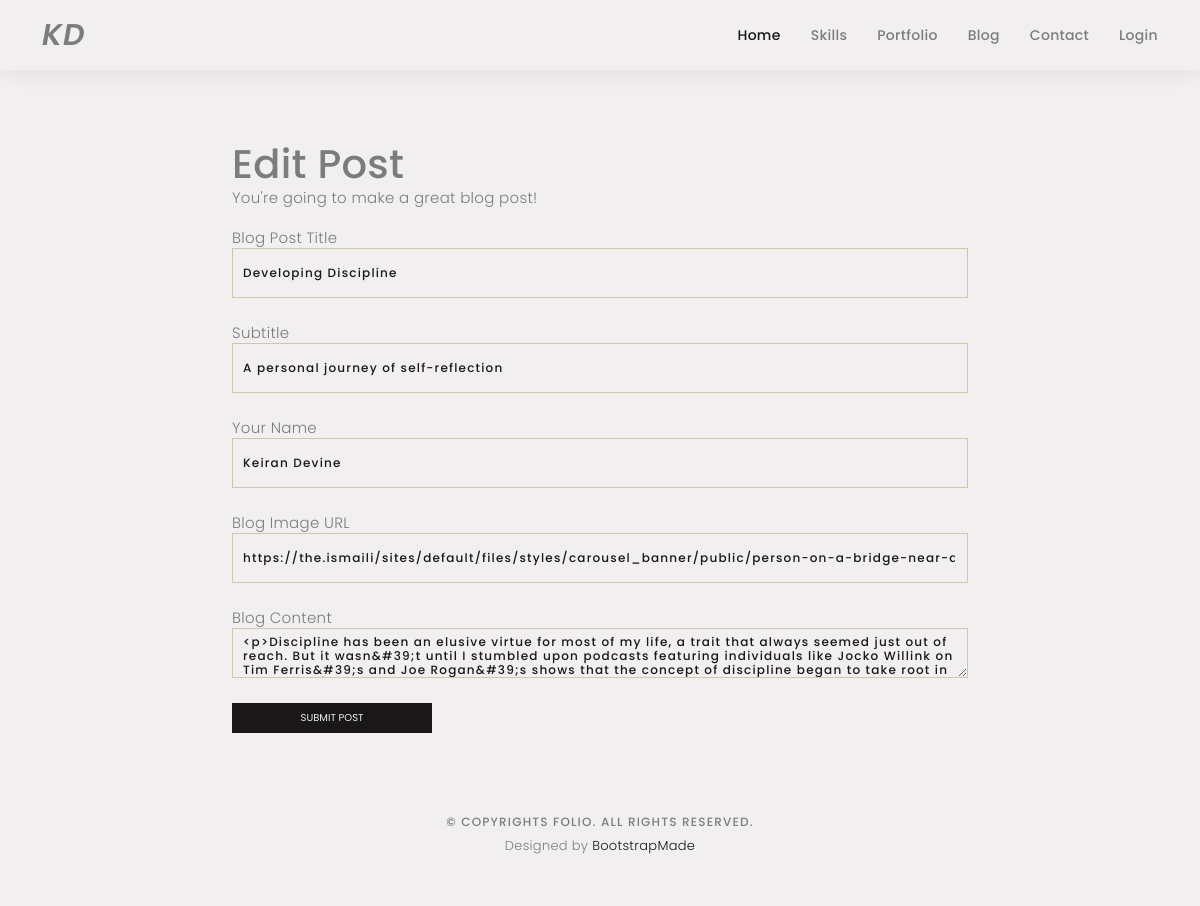
Page /edit/1 on the earlier database version.
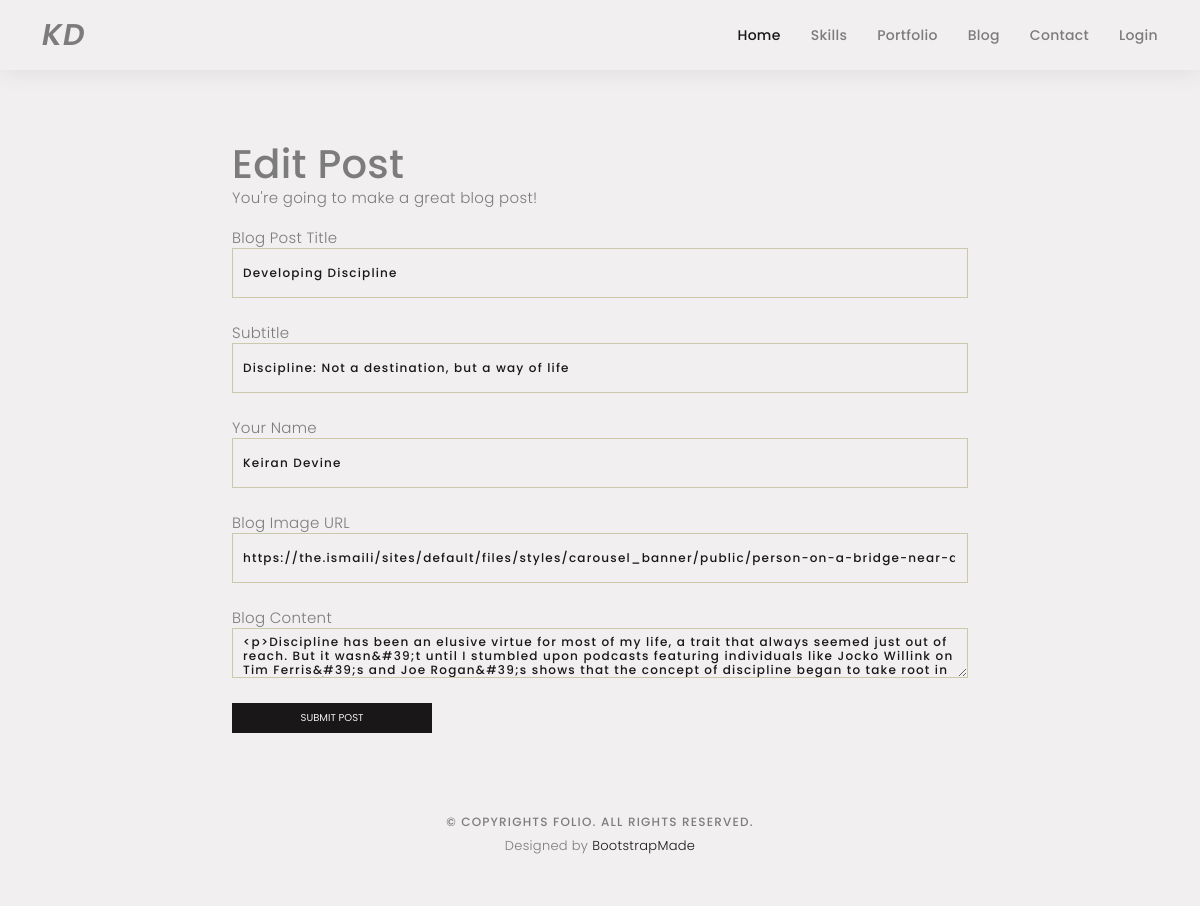
Same page on the later database version.
### main.py (models this page shows)
class BlogPost(db.Model):
    id = db.Column(db.Integer, primary_key=True)
    title = db.Column(db.String(250), unique=True, nullable=False)
    subtitle = db.Column(db.String(250), nullable=False)
    date = db.Column(db.String(250), nullable=False)
    body = db.Column(db.Text, nullable=False)
    author = db.Column(db.String(250), nullable=False)
    img_url = db.Column(db.String(250), nullable=False)

### main.py (the view, shortened to what this page needs)
@app.route('/edit/<int:post_id>', methods=['GET', 'POST'])
def edit_post(post_id):
    post_to_edit = BlogPost.query.get(post_id)
    edit_form = CreatePostForm(
        title=post_to_edit.title,
        subtitle=post_to_edit.subtitle,
        author=post_to_edit.author,
        img_url=post_to_edit.img_url,
        body=post_to_edit.body
    )
    return render_template('make-post.html', id=post_id, form=edit_form)

### main.py
class CreatePostForm(FlaskForm):
    title = StringField("Blog Post Title", validators=[DataRequired()])
    subtitle = StringField("Subtitle", validators=[DataRequired()])
    author = StringField("Your Name", validators=[DataRequired()])
    img_url = StringField("Blog Image URL", validators=[DataRequired(), URL()])
    body = CKEditorField("Blog Content", validators=[DataRequired()])
    submit = SubmitField("Submit Post")

### templates/make-post.html (shortened to what this page needs)
{% extends 'base.html' %}
{% import "bootstrap/wtf.html" as wtf %}
{% block content %}
<br>
<br>
<div class="container">
      <div class="row">
        <div class="col-lg-8 col-md-10 mx-auto">
          <div class="page-heading">
            {% if id %}
            <h1>Edit Post</h1>
            {% else %}
            <h1>Create New Post</h1>
            {% endif %}
            <span class="subheading">You're going to make a great blog post!<br><br></span>
          </div>
        </div>
      </div>
    </div>
  <div class="container form-container">
    <div class="row">
      <div class="col-lg-8 col-md-10 mx-auto">
          {{ wtf.quick_form(form, button_map={'submit': 'primary'}) }}
      </div>
    </div>
  </div>
{% endblock %}

### templates/base.html (shortened to what this page needs)
<!doctype html>
<html lang="en">
  <!DOCTYPE html>
<html lang="en">
<head>
  <<link href="{{ url_for('static', filename='assets/vendor/bootstrap/css/bootstrap.min.css') }}" rel="stylesheet">
  <link href="{{ url_for('static', filename='assets/vendor/bootstrap-icons/bootstrap-icons.css') }}" rel="stylesheet">
  <link href="{{ url_for('static', filename='assets/vendor/boxicons/css/boxicons.min.css') }}" rel="stylesheet">
  <link href="{{ url_for('static', filename='assets/vendor/glightbox/css/glightbox.min.css') }}" rel="stylesheet">
  <link href="{{ url_for('static', filename='assets/vendor/swiper/swiper-bundle.min.css') }}" rel="stylesheet">
  <link href="{{ url_for('static', filename='assets/css/style.css') }}" rel="stylesheet">
  <link
    rel="stylesheet"
    href="https://cdnjs.cloudflare.com/ajax/libs/animate.css/4.1.1/animate.min.css"
  />
</head>
<body>
{% block navbar %}
  {% include "header.html" %}
{% endblock %}
{% block content %}{% endblock %}
<div id="footer" class="text-center">
    <div class="container footer-container">
      <p>&copy; Copyrights Folio. All rights reserved.</p>
      <div class="credits">
        Designed by <a href="https://bootstrapmade.com/">BootstrapMade</a>
      </div>
    </div>
  </div>
  </body>
</html></html>

### templates/header.html (shortened to what this page needs)
<!DOCTYPE html>
<html lang="en">
<head>
  <link href="static/assets/vendor/bootstrap/css/bootstrap.min.css" rel="stylesheet">
  <link href="static/assets/vendor/bootstrap-icons/bootstrap-icons.css" rel="stylesheet">
  <link href="static/assets/vendor/boxicons/css/boxicons.min.css" rel="stylesheet">
  <link href="static/assets/vendor/glightbox/css/glightbox.min.css" rel="stylesheet">
  <link href="static/assets/vendor/swiper/swiper-bundle.min.css" rel="stylesheet">
  <link href="static/assets/css/style.css" rel="stylesheet">
</head>
<body>
  <header id="header" class="fixed-top ">
    <div class="container d-flex align-items-center justify-content-between">
       <h1 class="logo"><a href="{{ url_for('home') }}">KD</a></h1>
      <nav id="navbar" class="navbar">
        <ul>
          <li><a class="nav-link scrollto active" href="{{url_for('home')}}">Home</a></li>
          <li><a class="nav-link scrollto" href="{{url_for('home')}}">Skills</a></li>
          <li><a class="nav-link  scrollto" href="{{url_for('home')}}">Portfolio</a></li>
          <li><a class="nav-link  scrollto" href="{{url_for('home')}}">Blog</a></li>
          <li><a class="nav-link scrollto" href="{{url_for('home')}}">Contact</a></li>
           {% if not current_user.is_authenticated: %}
          <li><a class="nav-link" href="{{url_for('login')}}">Login</a></li>
          {% else %}
          <li><a class="nav-link" href="{{url_for('logout')}}">Logout</a></li>
          {% endif %}
        </ul>
      </nav>
    </div>
  </header>
</body>
</html>

### static/assets/css/style.css (style rules this page uses)
body { background: #F1EFEF; color: #7D7C7C; font-family: "Poppins", helvetica; font-size: 15px; font-weight: 300; line-height: 20px; letter-spacing: 0.02em; overflow-x: hidden; margin: 0 auto; padding: 0; box-sizing: border-box; }
h1, h2, h3, h4, h5, h6 { margin: 0; }
a { color: #191717; text-decoration: none !important; transition: all 0.5s ease-in-out 0s; }
p { margin: 25px 0; padding: 0; font-size: 15px; color: #7D7C7C; line-height: 28px; }
.btn { display: inline-block; justify-content: center; align-items: center; background: #191717; border: medium none; border-radius: 0; color: #F1EFEF; font-size: 10px; height: 30px; line-height: 30px; padding: 0 30px; text-transform: uppercase; width: 110px; }
.form-control { background-color: #F1EFEF; border: 1px solid #CCC8AA; border-radius: 0; color: #191717; font-size: 12px; font-weight: 500; height: 50px; letter-spacing: 0.1em; padding-left: 10px; margin: 0 0 25px 0; line-height: 14px; }
#header { z-index: 997; padding: 15px 0; background-color: #F1EFEF; box-shadow: 0px 2px 25px rgba(0, 0, 0, 0.08); position: fixed; top: 0; }
#header .logo { font-size: 30px; margin: 0; padding: 0; line-height: 1; font-weight: 600; letter-spacing: 1px; font-family: "Poppins", sans-serif; font-style: italic; }
#header .logo a { color: #7D7C7C; }
.navbar { padding: 0; top: 0; }
.navbar ul { margin: 0; padding: 0; display: flex; list-style: none; align-items: center; }
.navbar a, .navbar a:focus { display: flex; align-items: center; justify-content: space-between; padding: 10px 0 10px 30px; font-family: "Poppins", sans-serif; font-size: 14px; font-weight: 500; color: #7D7C7C; white-space: nowrap; transition: 0.3s; }
.navbar a:hover, .navbar .active, .navbar .active:focus, .navbar li:hover>a { color: #191717; }
#submit { width: 200px; }
#footer { background: #F1EFEF; padding-bottom: 50px; }
.footer-container { width: 100%; }
#footer p { font-size: 12px; letter-spacing: 0.1em; font-weight: 500; margin-bottom: 0; padding-top: 30px; text-transform: uppercase; }
.credits { font-size: 13px; }
#footer { padding-top: 20px; }
.page-heading { margin-top: 100px; }

Differences in the rows shown:
changed BlogPost "Developing Discipline": subtitle "A personal journey of self-reflection" → "Discipline: Not a destination, but a way of life"
